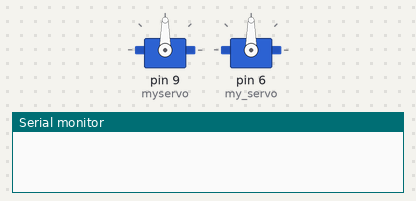
Recording of a sketch running on a simulated Arduino Uno, built with avr-gcc and run on an emulated ATmega328P. On the bench: 2 × servo, the last lines printed to the serial monitor. Wiring (inferred from the names in the program): DS3231 clock at I2C address 0x68. The local clock reads 2024-03-15 10:24:30 at power-on unless the sketch sets it.

Above: at 0.1 s.
At 21.4 s:
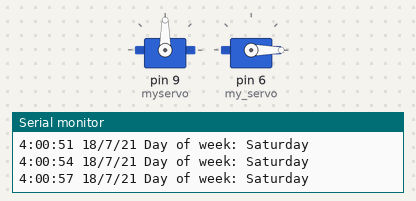
At 28.2 s:
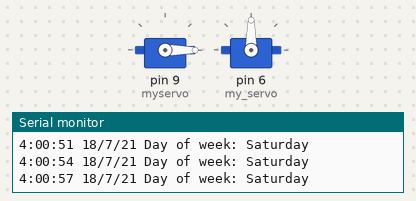
At 31.6 s:
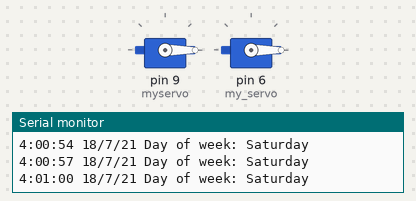
Timing chart, 0 to 33.1 s (numbered marks = the images above):
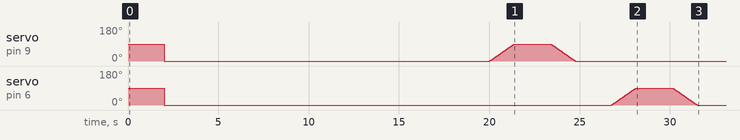

The sketch:

servotimer.ino
```cpp
#include <Servo.h>

Servo myservo;
Servo my_servo;
int pos = 0;
#include "Wire.h"
#define DS3231_I2C_ADDRESS 0x68
// Convert normal decimal numbers to binary coded decimal
byte decToBcd(byte val){
  return( (val/10*16) + (val%10) );
}
// Convert binary coded decimal to normal decimal numbers
byte bcdToDec(byte val){
  return( (val/16*10) + (val%16) );
}
void setup(){
  myservo.attach(9);
  my_servo.attach(6);
  Wire.begin();
  Serial.begin(9600);
  // set the initial time here:
  // DS3231 seconds, minutes, hours, day, date, month, year
  setDS3231time(40,00,4,7,18,7,21);
}
void setDS3231time(byte second, byte minute, byte hour, byte dayOfWeek, byte
dayOfMonth, byte month, byte year){
  // sets time and date data to DS3231
  Wire.beginTransmission(DS3231_I2C_ADDRESS);
  Wire.write(0); // set next input to start at the seconds register
  Wire.write(decToBcd(second)); // set seconds
  Wire.write(decToBcd(minute)); // set minutes
  Wire.write(decToBcd(hour)); // set hours
  Wire.write(decToBcd(dayOfWeek)); // set day of week (1=Sunday, 7=Saturday)
  Wire.write(decToBcd(dayOfMonth)); // set date (1 to 31)
  Wire.write(decToBcd(month)); // set month
  Wire.write(decToBcd(year)); // set year (0 to 99)
  Wire.endTransmission();
}
void readDS3231time(byte *second,
byte *minute,
byte *hour,
byte *dayOfWeek,
byte *dayOfMonth,
byte *month,
byte *year){
  Wire.beginTransmission(DS3231_I2C_ADDRESS);
  Wire.write(0); // set DS3231 register pointer to 00h
  Wire.endTransmission();
  Wire.requestFrom(DS3231_I2C_ADDRESS, 7);
  // request seven bytes of data from DS3231 starting from register 00h
  *second = bcdToDec(Wire.read() & 0x7f);
  *minute = bcdToDec(Wire.read());
  *hour = bcdToDec(Wire.read() & 0x3f);
  *dayOfWeek = bcdToDec(Wire.read());
  *dayOfMonth = bcdToDec(Wire.read());
  *month = bcdToDec(Wire.read());
  *year = bcdToDec(Wire.read());
   if((*second==00&&*minute==01&&*hour==4)||(*second==02&&*minute==02&&*hour==4))

  {


   my_servo.write(0);
  for(pos = 0; pos <= 90; pos += 1)
  {
    //my_servo.write(pos);
    myservo.write(pos);
    delay(15);
  }
  delay(2000);
  for(pos = 90; pos>=0; pos-=1)
  {
   // my_servo.write(pos);
    myservo.write(pos);
    delay(15);
  }
  delay(2000);
  myservo.write(0);
   for(pos = 0; pos <= 90; pos += 1)
  {
    //my_servo.write(pos);
    my_servo.write(pos);
    delay(15);
  }
  delay(2000);
  for(pos = 90; pos>=0; pos-=1)
  {
   // my_servo.write(pos);
    my_servo.write(pos);
    delay(15);
  }

  }
  else{
    myservo.write(0);
    my_servo.write(0);
  }
  }

void displayTime(){
  byte second, minute, hour, dayOfWeek, dayOfMonth, month, year;
  // retrieve data from DS3231
  readDS3231time(&second, &minute, &hour, &dayOfWeek, &dayOfMonth, &month,
  &year);
  // send it to the serial monitor
  Serial.print(hour, DEC);
  // convert the byte variable to a decimal number when displayed
  Serial.print(":");
  if (minute<10){
    Serial.print("0");
  }
  Serial.print(minute, DEC);
  Serial.print(":");
  if (second<10){
    Serial.print("0");
  }
  Serial.print(second, DEC);
  Serial.print(" ");
  Serial.print(dayOfMonth, DEC);
  Serial.print("/");
  Serial.print(month, DEC);
  Serial.print("/");
  Serial.print(year, DEC);
  Serial.print(" Day of week: ");
  switch(dayOfWeek){
  case 1:
    Serial.println("Sunday");
    break;
  case 2:
    Serial.println("Monday");
    break;
  case 3:
    Serial.println("Tuesday");
    break;
  case 4:
    Serial.println("Wednesday");
    break;
  case 5:
    Serial.println("Thursday");
    break;
  case 6:
    Serial.println("Friday");
    break;
  case 7:
    Serial.println("Saturday");
    break;

}
}
void loop(){
 /* byte second;
  byte minute;
  byte hour;
  if(second==02&&minute==00&&hour==17)

  {
    for(second==02;second<=60;second++)
    {
   my_servo.write(0);
  for(pos = 0; pos <= 90; pos += 1)
  {
    //my_servo.write(pos);
    myservo.write(pos);
    delay(15);
  }
  delay(2000);
  for(pos = 90; pos>=0; pos-=1)
  {
   // my_servo.write(pos);
    myservo.write(pos);
    delay(15);
  }
  delay(2000);
  myservo.write(0);
   for(pos = 0; pos <= 90; pos += 1)
  {
    //my_servo.write(pos);
    my_servo.write(pos);
    delay(15);
  }
  delay(2000);
  for(pos = 90; pos>=0; pos-=1)
  {
   // my_servo.write(pos);
    my_servo.write(pos);
    delay(15);
  }
    }
  }
  else{
    myservo.write(0);
    my_servo.write(0);
  }*/
  delay(2000);
  displayTime(); // display the real-time clock data on the Serial Monitor,
  delay(1000); // every second

}
```
